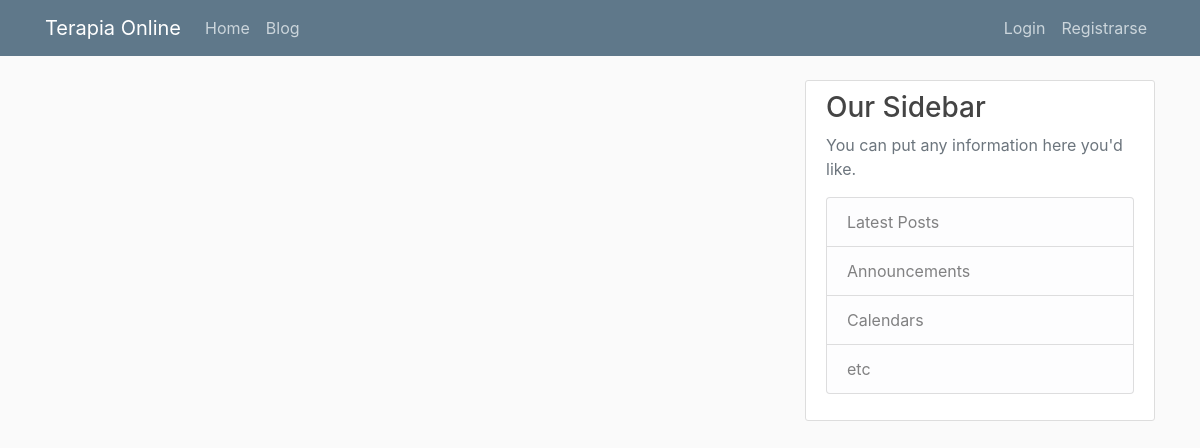
The page /therapists/1/ on the database as committed earlier.
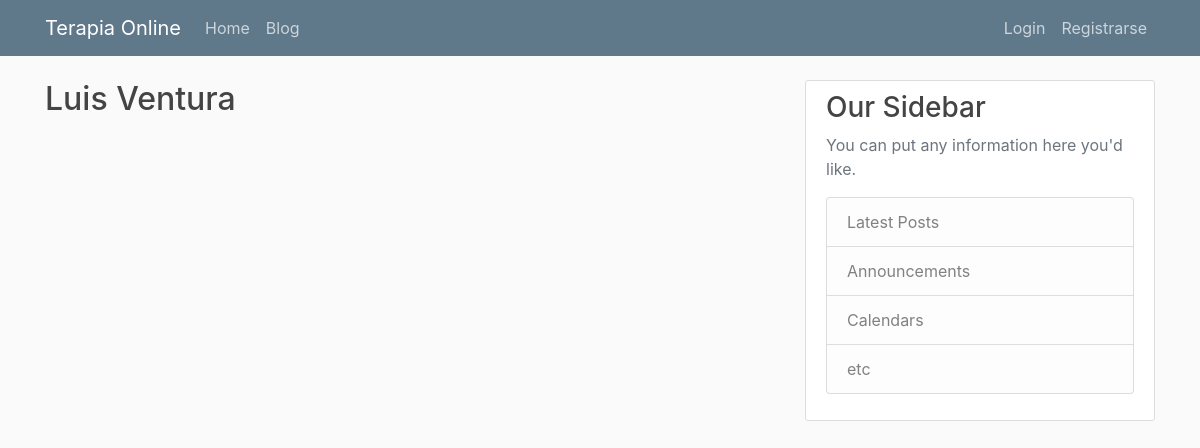
The same page on the database as committed later.
### therapists/models.py (models this page shows, shortened)
class Therapist(models.Model):
    user = models.OneToOneField(User, on_delete=models.CASCADE)
    bio = models.TextField()
    speciality = models.CharField(max_length=100)
    availability = models.CharField(max_length=100)
    license_number = models.CharField(max_length=50, null=True, unique=True, blank=True)

### therapists/views.py (the view)
# urls.py: path('therapists/<int:therapist_id>/', views.therapist_detail, name='therapist_detail'),
def therapist_detail(request, therapist_id):
    therapist = get_object_or_404(Therapist, id=therapist_id)
    return render(request, 'therapists/therapist_detail.html', {'terapeuta':therapist})

### therapists/templates/therapists/therapist_detail.html
{% extends "main/base.html" %}
{% block contenido %}
    <h2>{{ terapeuta.user.first_name }} {{ terapeuta.user.last_name }}</h2>
{% endblock contenido %}

Rows that differ between the two databases and show on the page:
now on this page (row edited): Therapist: user.first_name "Luis", user.last_name "Ventura"
